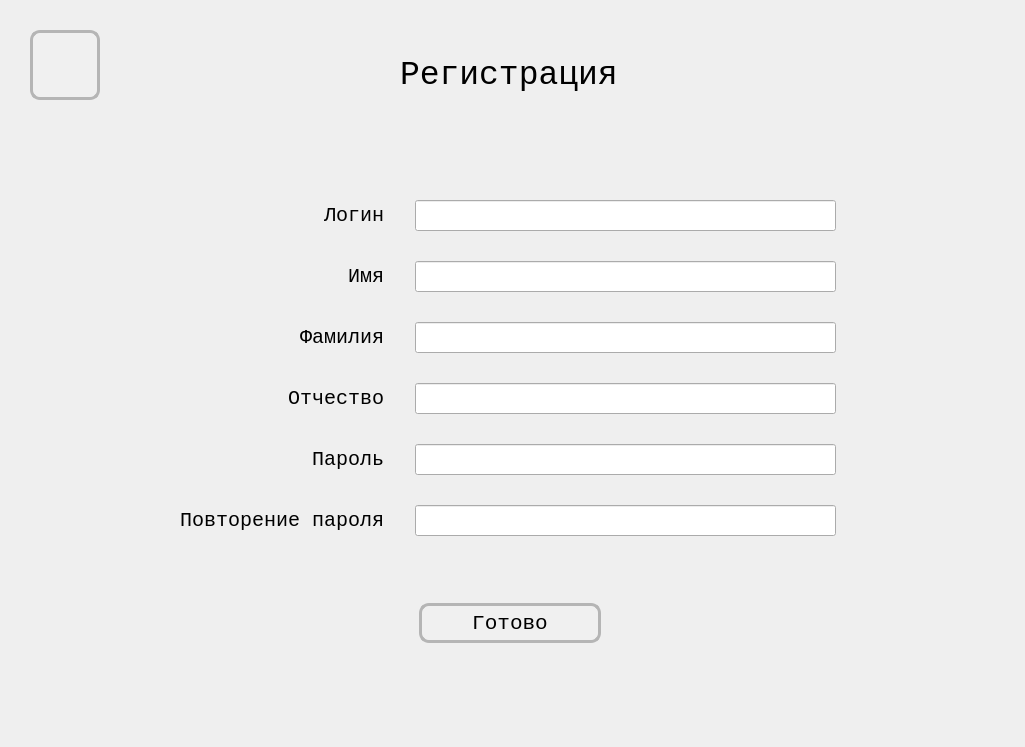
<?xml version="1.0" encoding="UTF-8"?>
<ui version="4.0">
 <class>login2</class>
 <widget class="QWidget" name="login2">
  <property name="geometry">
   <rect>
    <x>0</x>
    <y>0</y>
    <width>1025</width>
    <height>747</height>
   </rect>
  </property>
  <property name="minimumSize">
   <size>
    <width>1025</width>
    <height>747</height>
   </size>
  </property>
  <property name="maximumSize">
   <size>
    <width>1025</width>
    <height>747</height>
   </size>
  </property>
  <property name="font">
   <font>
    <family>Consolas</family>
   </font>
  </property>
  <property name="windowTitle">
   <string>Form</string>
  </property>
  <widget class="QWidget" name="layoutWidget">
   <property name="geometry">
    <rect>
     <x>80</x>
     <y>150</y>
     <width>861</width>
     <height>530</height>
    </rect>
   </property>
   <layout class="QVBoxLayout" name="verticalLayout">
    <property name="spacing">
     <number>32</number>
    </property>
    <item>
     <layout class="QGridLayout" name="gridLayout">
      <property name="leftMargin">
       <number>100</number>
      </property>
      <property name="topMargin">
       <number>15</number>
      </property>
      <property name="rightMargin">
       <number>105</number>
      </property>
      <property name="horizontalSpacing">
       <number>31</number>
      </property>
      <property name="verticalSpacing">
       <number>30</number>
      </property>
      <item row="3" column="0" alignment="Qt::AlignRight">
       <widget class="QLabel" name="label_3">
        <property name="font">
         <font>
          <family>Consolas</family>
          <pointsize>15</pointsize>
         </font>
        </property>
        <property name="text">
         <string>Отчество</string>
        </property>
       </widget>
      </item>
      <item row="1" column="0" alignment="Qt::AlignRight">
       <widget class="QLabel" name="label_4">
        <property name="font">
         <font>
          <family>Consolas</family>
          <pointsize>15</pointsize>
         </font>
        </property>
        <property name="text">
         <string>Имя</string>
        </property>
       </widget>
      </item>
      <item row="4" column="1">
       <widget class="QLineEdit" name="le_password">
        <property name="font">
         <font>
          <family>Consolas</family>
          <pointsize>15</pointsize>
         </font>
        </property>
       </widget>
      </item>
      <item row="4" column="0" alignment="Qt::AlignRight">
       <widget class="QLabel" name="label_2">
        <property name="font">
         <font>
          <family>Consolas</family>
          <pointsize>15</pointsize>
         </font>
        </property>
        <property name="text">
         <string>Пароль</string>
        </property>
       </widget>
      </item>
      <item row="2" column="0" alignment="Qt::AlignRight">
       <widget class="QLabel" name="label_5">
        <property name="font">
         <font>
          <family>Consolas</family>
          <pointsize>15</pointsize>
         </font>
        </property>
        <property name="text">
         <string>Фамилия</string>
        </property>
       </widget>
      </item>
      <item row="0" column="0" alignment="Qt::AlignRight">
       <widget class="QLabel" name="label">
        <property name="sizePolicy">
         <sizepolicy hsizetype="Preferred" vsizetype="Preferred">
          <horstretch>0</horstretch>
          <verstretch>0</verstretch>
         </sizepolicy>
        </property>
        <property name="font">
         <font>
          <family>Consolas</family>
          <pointsize>15</pointsize>
         </font>
        </property>
        <property name="acceptDrops">
         <bool>false</bool>
        </property>
        <property name="statusTip">
         <string notr="true"/>
        </property>
        <property name="text">
         <string>Логин</string>
        </property>
        <property name="scaledContents">
         <bool>false</bool>
        </property>
        <property name="wordWrap">
         <bool>false</bool>
        </property>
       </widget>
      </item>
      <item row="5" column="0" alignment="Qt::AlignRight">
       <widget class="QLabel" name="label_6">
        <property name="font">
         <font>
          <family>Consolas</family>
          <pointsize>15</pointsize>
         </font>
        </property>
        <property name="text">
         <string>Повторение пароля</string>
        </property>
       </widget>
      </item>
      <item row="1" column="1">
       <widget class="QLineEdit" name="le_name">
        <property name="font">
         <font>
          <family>Consolas</family>
          <pointsize>15</pointsize>
         </font>
        </property>
       </widget>
      </item>
      <item row="5" column="1">
       <widget class="QLineEdit" name="le_password2">
        <property name="font">
         <font>
          <family>Consolas</family>
          <pointsize>15</pointsize>
         </font>
        </property>
       </widget>
      </item>
      <item row="3" column="1">
       <widget class="QLineEdit" name="le_name3">
        <property name="font">
         <font>
          <family>Consolas</family>
          <pointsize>15</pointsize>
         </font>
        </property>
       </widget>
      </item>
      <item row="2" column="1">
       <widget class="QLineEdit" name="le_name2">
        <property name="font">
         <font>
          <family>Consolas</family>
          <pointsize>15</pointsize>
         </font>
        </property>
       </widget>
      </item>
      <item row="0" column="1">
       <widget class="QLineEdit" name="le_login">
        <property name="font">
         <font>
          <family>Consolas</family>
          <pointsize>15</pointsize>
         </font>
        </property>
       </widget>
      </item>
     </layout>
    </item>
    <item alignment="Qt::AlignHCenter">
     <widget class="QPushButton" name="pb_done">
      <property name="sizePolicy">
       <sizepolicy hsizetype="Minimum" vsizetype="Minimum">
        <horstretch>0</horstretch>
        <verstretch>0</verstretch>
       </sizepolicy>
      </property>
      <property name="minimumSize">
       <size>
        <width>182</width>
        <height>0</height>
       </size>
      </property>
      <property name="maximumSize">
       <size>
        <width>200</width>
        <height>40</height>
       </size>
      </property>
      <property name="sizeIncrement">
       <size>
        <width>0</width>
        <height>0</height>
       </size>
      </property>
      <property name="font">
       <font>
        <family>Consolas</family>
        <pointsize>16</pointsize>
        <weight>50</weight>
        <italic>false</italic>
        <bold>false</bold>
       </font>
      </property>
      <property name="styleSheet">
       <string notr="true">QPushButton {
        background-color: #F0F0F0;
		border: 3px solid #B5B5B5; 
		border-radius: 10px; 
		padding: 6px;
		font: 16pt &quot;Consolas&quot;;
	
    }
    QPushButton:hover {
        background-color: #DADADA;
    }
    QPushButton:pressed {
        background-color: #919191;
    }</string>
      </property>
      <property name="text">
       <string>Готово</string>
      </property>
     </widget>
    </item>
   </layout>
  </widget>
  <widget class="QLabel" name="label_7">
   <property name="geometry">
    <rect>
     <x>400</x>
     <y>50</y>
     <width>253</width>
     <height>50</height>
    </rect>
   </property>
   <property name="font">
    <font>
     <pointsize>25</pointsize>
    </font>
   </property>
   <property name="text">
    <string>Регистрация</string>
   </property>
  </widget>
  <widget class="QPushButton" name="pb_home">
   <property name="geometry">
    <rect>
     <x>30</x>
     <y>30</y>
     <width>70</width>
     <height>70</height>
    </rect>
   </property>
   <property name="sizePolicy">
    <sizepolicy hsizetype="Maximum" vsizetype="Maximum">
     <horstretch>0</horstretch>
     <verstretch>0</verstretch>
    </sizepolicy>
   </property>
   <property name="minimumSize">
    <size>
     <width>70</width>
     <height>70</height>
    </size>
   </property>
   <property name="maximumSize">
    <size>
     <width>70</width>
     <height>70</height>
    </size>
   </property>
   <property name="styleSheet">
    <string notr="true">QPushButton {
        background-color: #F0F0F0;
		border: 3px solid #B5B5B5; 
		border-radius: 10px; 
		padding: 6px;
    }
    QPushButton:hover {
        background-color: #DADADA;
    }
    QPushButton:pressed {
        background-color: #919191;
    }</string>
   </property>
   <property name="text">
    <string/>
   </property>
   <property name="icon">
    <iconset>
     <normaloff>../../Downloads/house-black-silhouette-without-door.png</normaloff>../../Downloads/house-black-silhouette-without-door.png</iconset>
   </property>
   <property name="iconSize">
    <size>
     <width>40</width>
     <height>40</height>
    </size>
   </property>
  </widget>
 </widget>
 <resources/>
 <connections/>
</ui>
